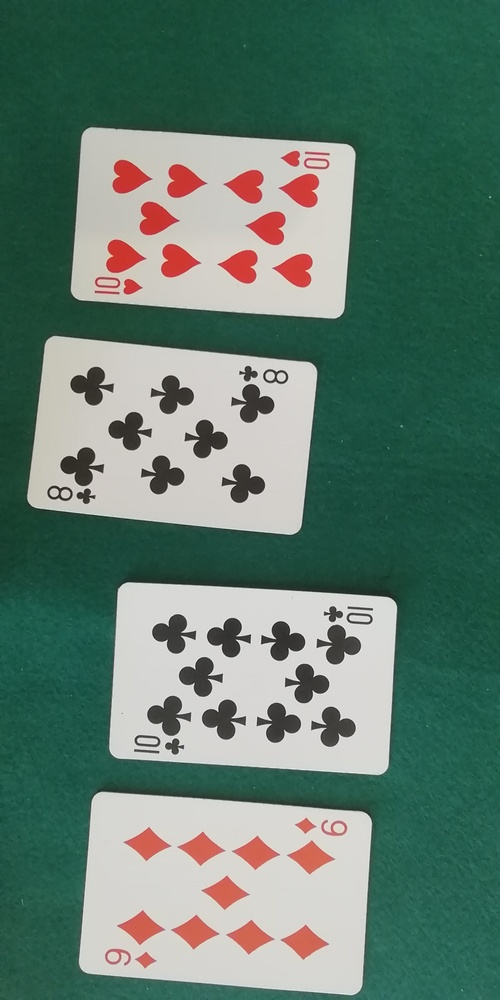
#> input picture pract_4/Test/IMG_20210321_122121.jpg, 500 x 1000 px, shrunk from 2080 x 4160 before the run; its folder holds only this picture in this run
$ python 3.py
#> lines starting #> are read from the running program, lines starting #| are printed output that depends on the picture; after the words box and inside, x2 and y2 are one past the last pixel; in counts of white or black regions, pixels touching at a corner belong together
# umbralizacon_adaptativa.py
#
# Programa para realizar operaciones de umbralización local con imágenes de niveles de gris.
#
# Autor: José M Valiente    Fecha: noviembre 2025 (modificado)
#
import matplotlib.pyplot as plt
import numpy as np
from PIL import Image
import cv2
from tkinter import filedialog
import os

window_original = 'Original_image'
window_threshold = 'Thresholded_image'
cv2.namedWindow(window_original, cv2.WINDOW_NORMAL | cv2.WINDOW_KEEPRATIO | cv2.WINDOW_GUI_EXPANDED)
cv2.namedWindow(window_threshold, cv2.WINDOW_NORMAL | cv2.WINDOW_KEEPRATIO | cv2.WINDOW_GUI_EXPANDED)

# Tamaño de ventana inicial para la adaptativa
low_H = 120
method_adaptive = 'midgrey'   # Cambiar a 'midgrey' si se desea

def myAdaptiveThreshols(img, method='midgrey', block_size=15, k=-0.2):
    # Convertir a gris si es color
    if len(img.shape) == 3:
        gray = cv2.cvtColor(img, cv2.COLOR_BGR2GRAY)
    else:
        gray = img.copy()

    # Asegurar block_size impar >=3
    if block_size < 3:
        block_size = 3
    if block_size % 2 == 0:
        block_size += 1

    if method.lower() == 'midgrey':
        # Umbral = (mínimo local + máximo local)/2
        min_img = cv2.erode(gray, np.ones((block_size, block_size), np.uint8))
        max_img = cv2.dilate(gray, np.ones((block_size, block_size), np.uint8))
        thresh_img = ((min_img.astype(np.float32) + max_img.astype(np.float32)) / 2).astype(np.uint8)
        binary = np.where(gray >= thresh_img, 255, 0).astype(np.uint8)

    elif method.lower() == 'niblack':
        # Media y desviación estándar local
        mean = cv2.boxFilter(gray.astype(np.float32), ddepth=-1, ksize=(block_size, block_size))
        sq_mean = cv2.boxFilter((gray.astype(np.float32)**2), ddepth=-1, ksize=(block_size, block_size))
        std = np.sqrt(sq_mean - mean**2)
        thresh_img = mean + k*std
        binary = np.where(gray >= thresh_img, 255, 0).astype(np.uint8)

    else:
        raise ValueError("method debe ser 'midgrey' o 'niblack'")

    return binary

def on_thresh_trackbar(val):
    global low_H, window_threshold, img
    low_H = max(3, val | 1)  # asegurar impar >=3
    cv2.setTrackbarPos('trackbar', window_threshold, low_H)
    thresh1 = myAdaptiveThreshols(img, method=method_adaptive, block_size=low_H, k=-0.2)
    cv2.imshow(window_threshold, thresh1)

# Selección de una carpeta mediante un diálogo
path = filedialog.askdirectory(initialdir="./../", title="Seleccione una carpeta")
#> the answer given: ../Test

# Crear barra de deslizamiento (trackbar)
cv2.createTrackbar('trackbar', window_threshold, low_H, 255, on_thresh_trackbar)

for root, dirs, files in os.walk(path, topdown=False):
    for name in files:
        if not name.endswith('.jpg'):
            continue
        filename = os.path.join(root, name)
        img = cv2.imread(filename, cv2.IMREAD_GRAYSCALE)
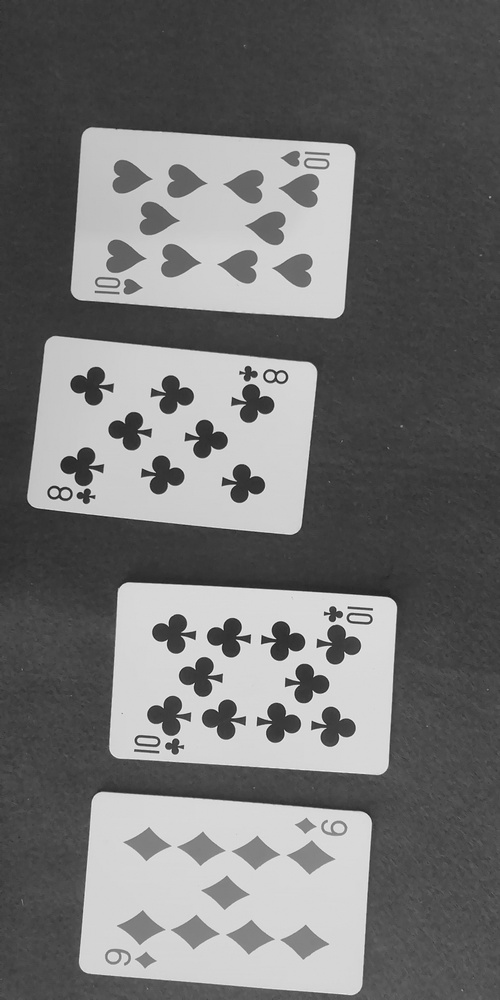
#> img: shape (1000, 500); min 25, max 248, mean 113.6
        cv2.imshow(window_original, img)

        # Mostrar umbralización adaptativa al cargar la imagen
        thresh1 = myAdaptiveThreshols(img, method=method_adaptive, block_size=low_H, k=-0.2)
#> in myAdaptiveThreshols, `min_img = cv2.erode(gray, np.ones((block_size, block_size), np.uint8))`:
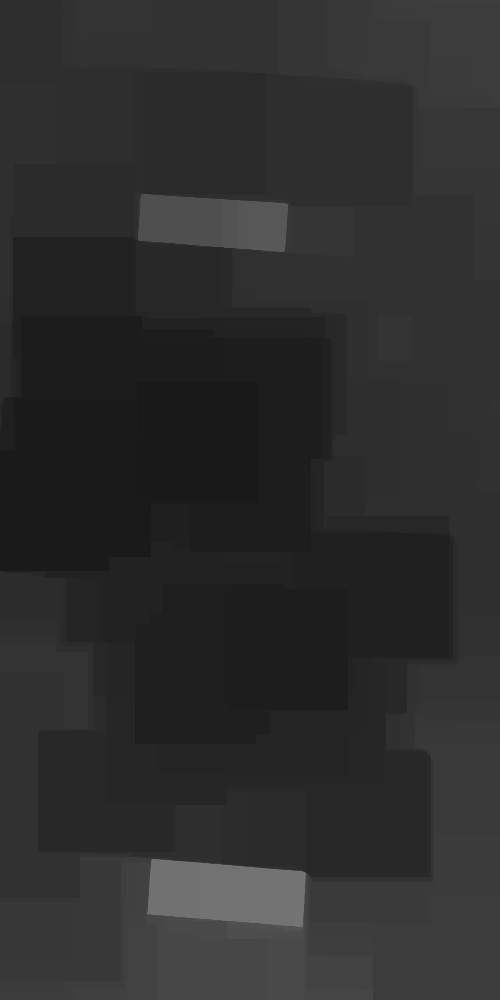
#> min_img: shape (1000, 500); min 25, max 116, mean 44.9
#> in myAdaptiveThreshols, `max_img = cv2.dilate(gray, np.ones((block_size, block_size), np.uint8))`:
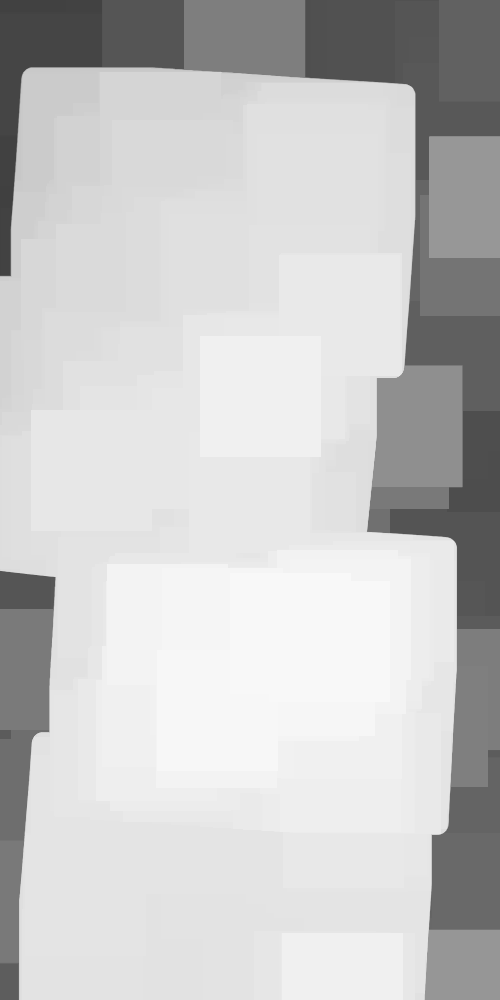
#> max_img: shape (1000, 500); min 64, max 248, mean 199.3
#> in myAdaptiveThreshols, `thresh_img = ((min_img.astype(np.float32) + max_img.astype(np.float32)..`:
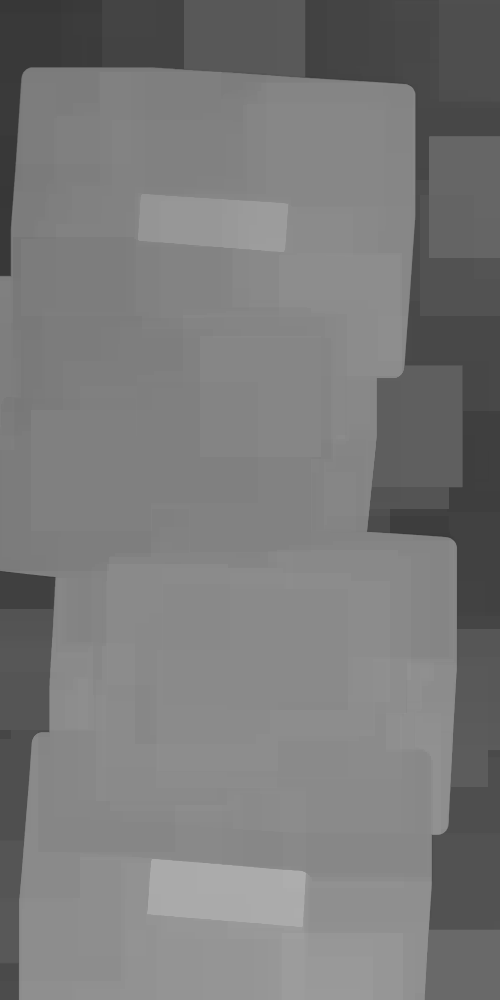
#> thresh_img: shape (1000, 500); min 54, max 173, mean 121.8
#> in myAdaptiveThreshols, `binary = np.where(gray >= thresh_img, 255, 0).astype(np.uint8)`:
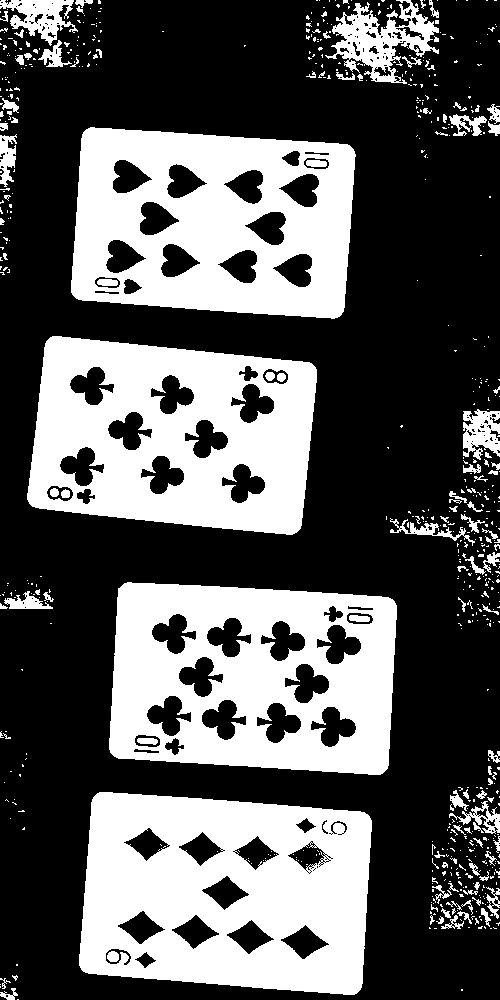
#> binary: shape (1000, 500); 36% white; 669 white regions (556 under 20 px), largest, box (x1, y1, x2, y2) and area: (79, 792, 372, 995) 44957, (27, 336, 317, 535) 39679, (109, 582, 397, 775) 39367
        cv2.imshow(window_threshold, thresh1)

        key = -1
        while key == -1:
            key = cv2.pollKey()
#> this loop made 1 pass; (key q is pressed on pass 1)
            # No sobrescribimos thresh1 aquí; la trackbar lo actualizará

        if key == ord('q') or key == 27:  # 'q' o ESC para acabar
            break

cv2.destroyWindow(window_original)
cv2.destroyWindow(window_threshold)

$ run again, on pract_4/Training/IMG_20210321_121516.jpg
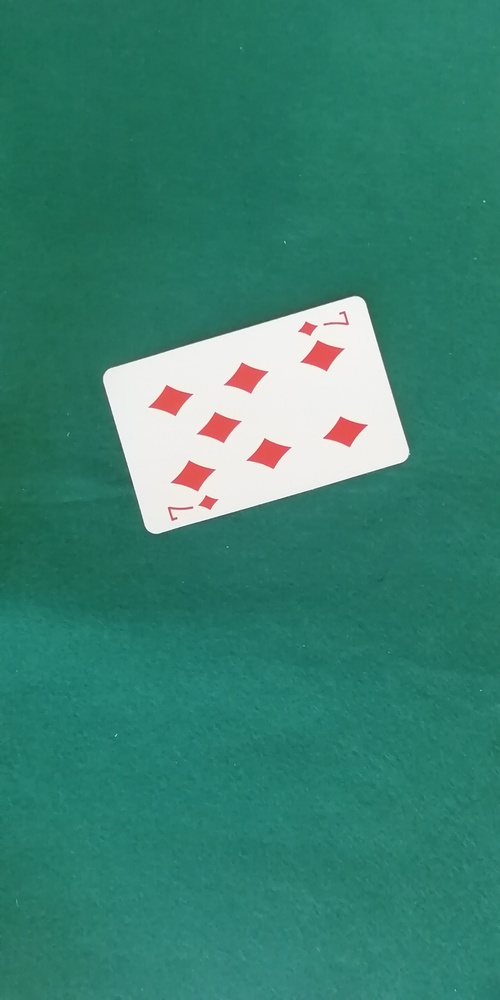
#> input picture pract_4/Training/IMG_20210321_121516.jpg, 500 x 1000 px, shrunk from 2080 x 4160 before the run
#> in myAdaptiveThreshols, `thresh_img = ((min_img.astype(np.float32) + max_img.astype(np.float32)..`:
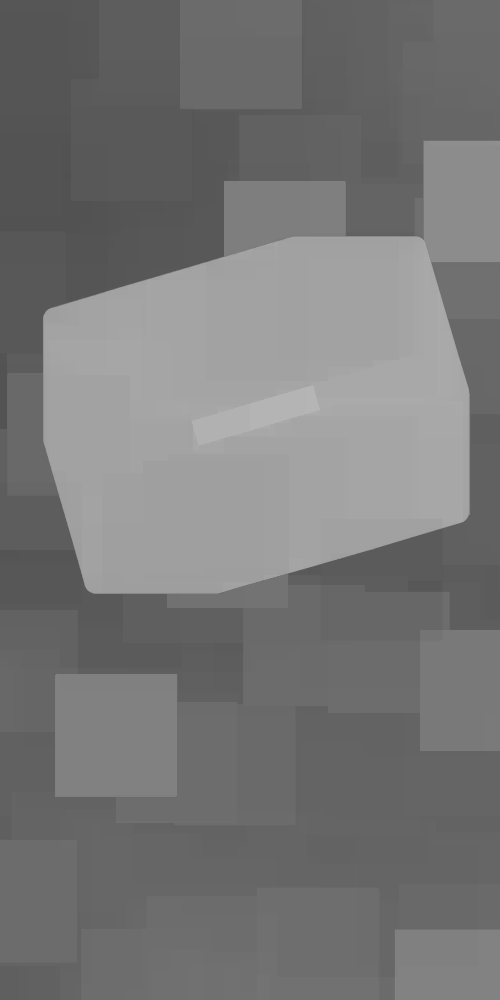
#> thresh_img: shape (1000, 500); min 81, max 181, mean 118.4
#> in myAdaptiveThreshols, `binary = np.where(gray >= thresh_img, 255, 0).astype(np.uint8)`:
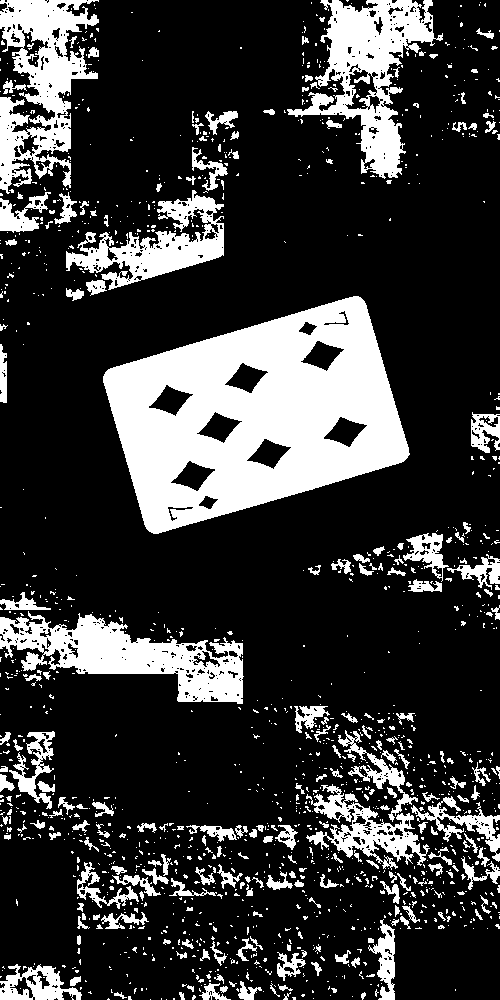
#> binary: shape (1000, 500); 22.4% white; 1409 white regions (1181 under 20 px), largest, box (x1, y1, x2, y2) and area: (103, 296, 410, 534) 42509, (287, 0, 443, 179) 10051, (0, 611, 244, 704) 9902
#> the loop `while key == -1:` made 1 pass; (key q is pressed on pass 1)

$ run again, on pract_4/Test/IMG_20210321_122142.jpg
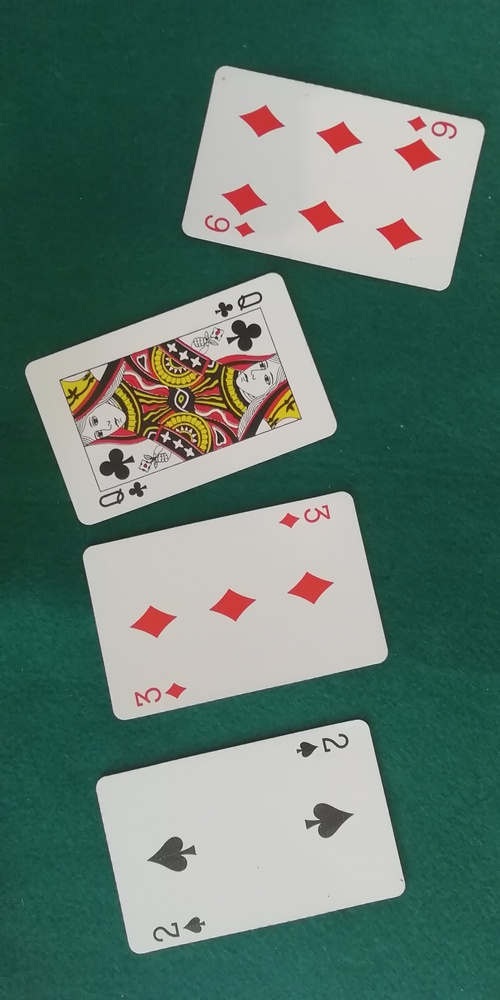
#> input picture pract_4/Test/IMG_20210321_122142.jpg, 500 x 1000 px, shrunk from 2080 x 4160 before the run
#> in myAdaptiveThreshols, `thresh_img = ((min_img.astype(np.float32) + max_img.astype(np.float32)..`:
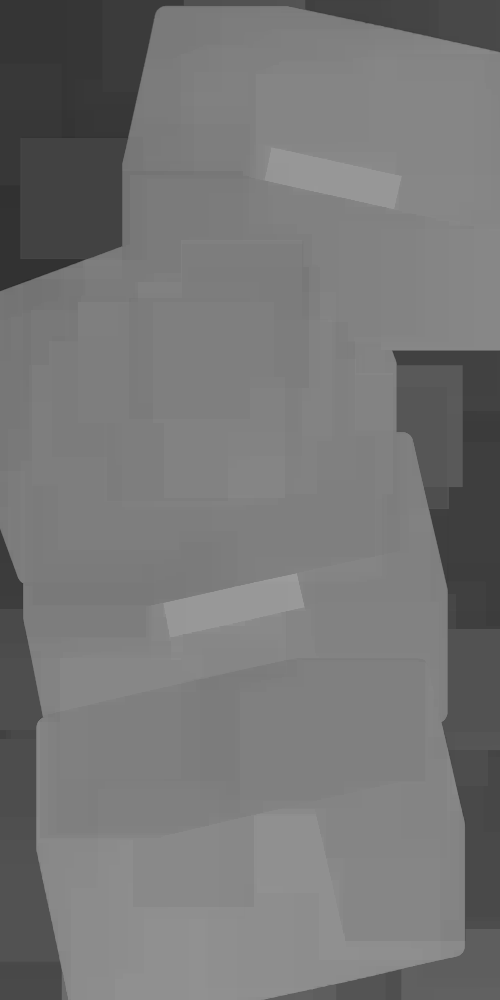
#> thresh_img: shape (1000, 500); min 43, max 156, mean 118
#> in myAdaptiveThreshols, `binary = np.where(gray >= thresh_img, 255, 0).astype(np.uint8)`:
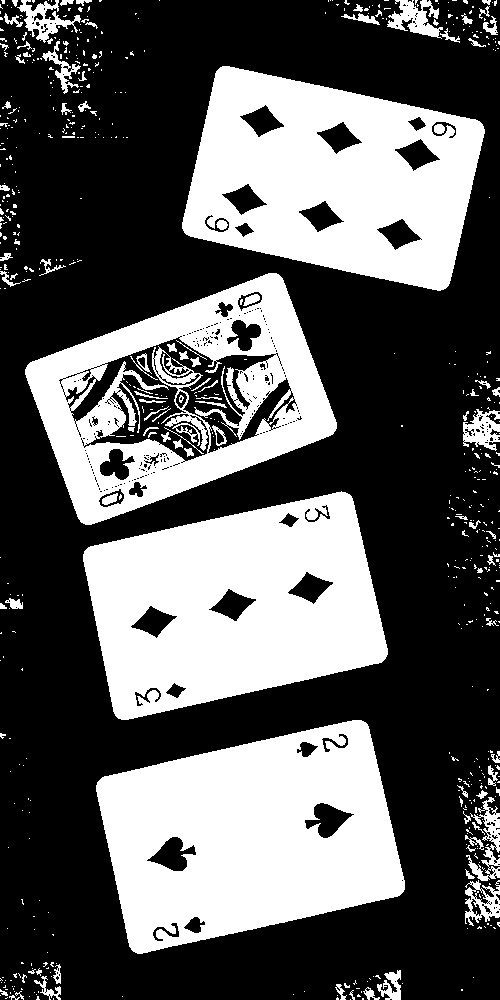
#> binary: shape (1000, 500); 37% white; 616 white regions (514 under 20 px), largest, box (x1, y1, x2, y2) and area: (96, 720, 405, 954) 48730, (83, 491, 388, 720) 46680, (182, 66, 485, 291) 43486
#> the loop `while key == -1:` made 1 pass; (key q is pressed on pass 1)

$ run again, on pract_4/Test/IMG_20210321_122201.jpg
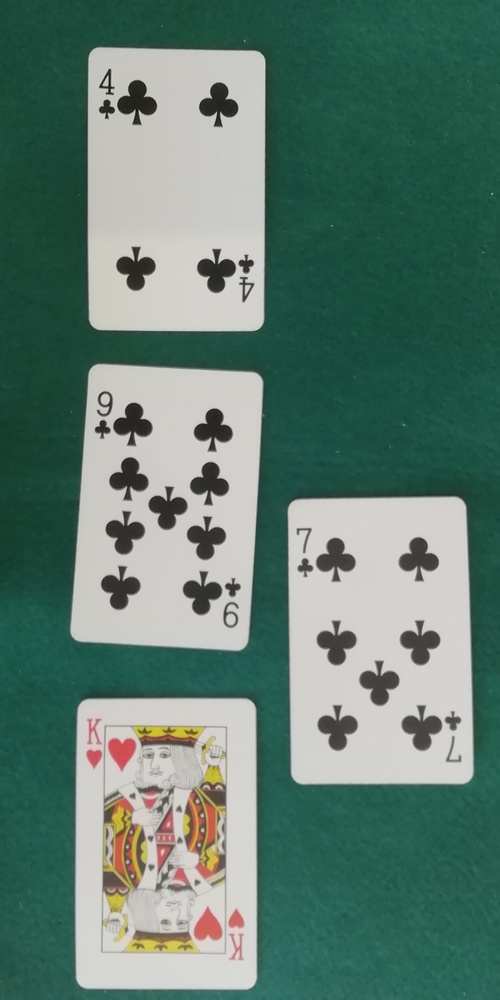
#> input picture pract_4/Test/IMG_20210321_122201.jpg, 500 x 1000 px, shrunk from 2080 x 4160 before the run
#> in myAdaptiveThreshols, `thresh_img = ((min_img.astype(np.float32) + max_img.astype(np.float32)..`:
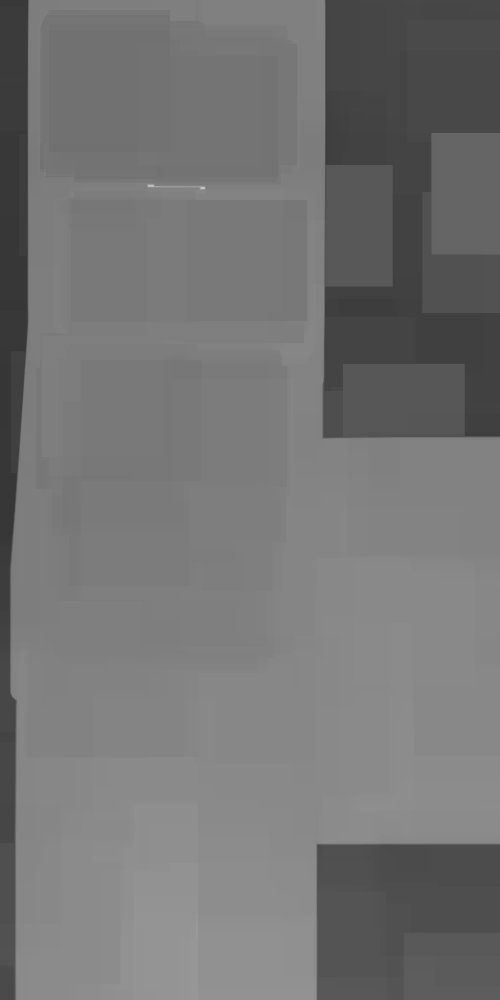
#> thresh_img: shape (1000, 500); min 54, max 199, mean 116.1
#> in myAdaptiveThreshols, `binary = np.where(gray >= thresh_img, 255, 0).astype(np.uint8)`:
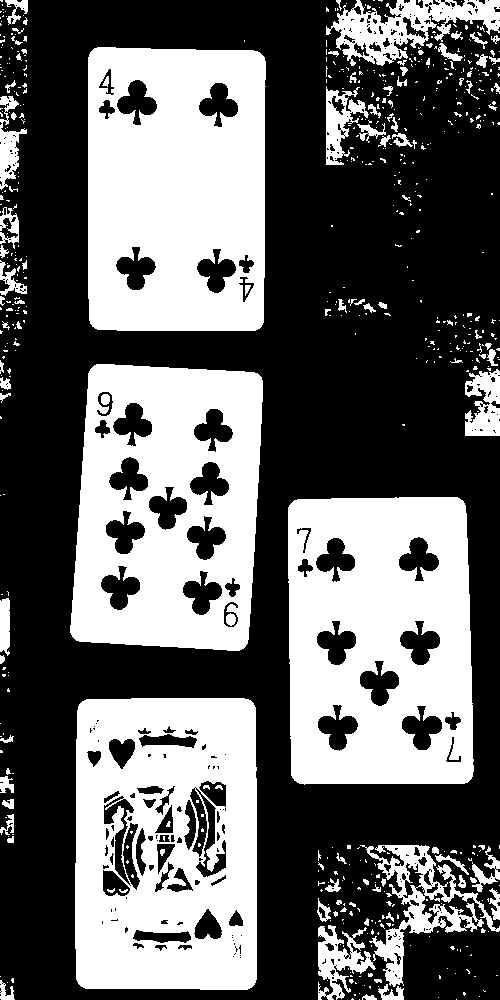
#> binary: shape (1000, 500); 40% white; 608 white regions (498 under 20 px), largest, box (x1, y1, x2, y2) and area: (88, 47, 266, 331) 45453, (288, 497, 474, 785) 44788, (75, 698, 257, 990) 43744
#> the loop `while key == -1:` made 1 pass; (key q is pressed on pass 1)
